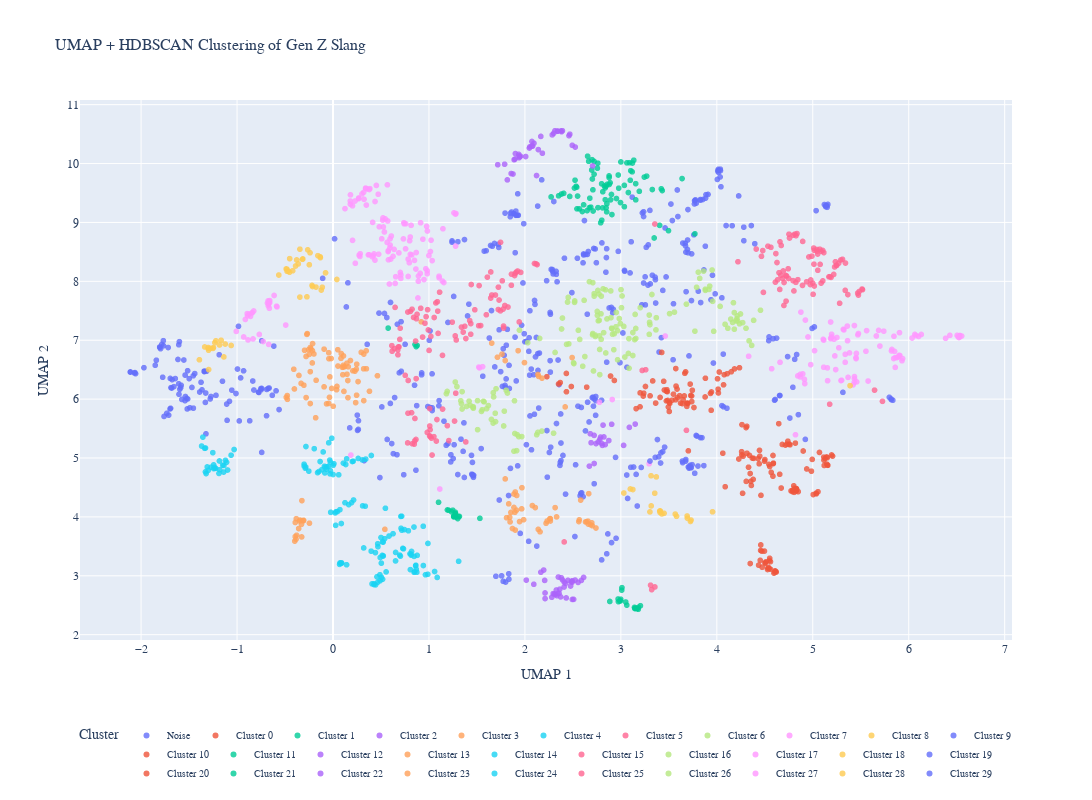

The notebook cell this image was saved under:
### Markdown cell above
### Cluster Visualization

### Code cell
viz_df["cluster_label"] = viz_df["cluster"].apply(
    lambda x: "Noise" if x == -1 else f"Cluster {x}"
)

cluster_order = ["Noise"] + [f"Cluster {i}" for i in range(n_clusters)]
viz_df["cluster_label"] = viz_df["cluster_label"].astype("category")
viz_df["cluster_label"] = viz_df["cluster_label"].cat.set_categories(
    [c for c in cluster_order if c in viz_df["cluster_label"].values], ordered=True
)
viz_df_sorted = viz_df.sort_values("cluster_label")

fig = px.scatter(
    viz_df_sorted,
    x="umap_x",
    y="umap_y",
    color="cluster_label",
    hover_data=["slang", "description", "cluster_prob"],
    title="UMAP + HDBSCAN Clustering of Gen Z Slang",
    labels={"umap_x": "UMAP 1", "umap_y": "UMAP 2", "cluster_label": "Cluster"},
    category_orders={
        "cluster_label": [
            c for c in cluster_order if c in viz_df["cluster_label"].values
        ]
    },
)

fig.update_traces(marker=dict(size=6, opacity=0.8))
fig.update_layout(
    width=1200,
    height=800,
    font=dict(family="Times New Roman", size=12),
    title=dict(font=dict(size=16)),
    legend=dict(
        title=dict(text="Cluster", font=dict(size=14)),
        orientation="h",
        yanchor="top",
        y=-0.15,
        xanchor="center",
        x=0.5,
        font=dict(size=10),
        itemwidth=30,
    ),
    margin=dict(b=150),
    xaxis=dict(title=dict(font=dict(size=14))),
    yaxis=dict(title=dict(font=dict(size=14))),
)

fig.show()
